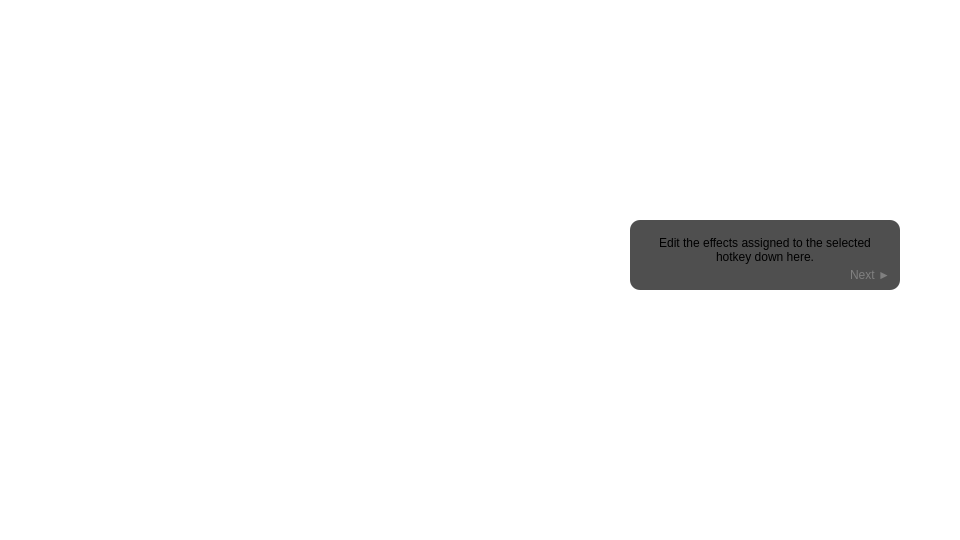
  <widget class="QGroupBox" name="slide_19">
   <property name="geometry">
    <rect>
     <x>960</x>
     <y>0</y>
     <width>960</width>
     <height>540</height>
    </rect>
   </property>
   <property name="styleSheet">
    <string notr="true">background: transparent;
border: 0px;</string>
   </property>
   <property name="title">
    <string/>
   </property>
   <widget class="QGroupBox" name="instruction_19">
    <property name="geometry">
     <rect>
      <x>630</x>
      <y>220</y>
      <width>270</width>
      <height>70</height>
     </rect>
    </property>
    <property name="styleSheet">
     <string notr="true">QGroupBox { background: #B0000000; border-radius: 10px; }</string>
    </property>
    <property name="title">
     <string/>
    </property>
    <widget class="QPushButton" name="next_19">
     <property name="geometry">
      <rect>
       <x>210</x>
       <y>45</y>
       <width>60</width>
       <height>20</height>
      </rect>
     </property>
     <property name="styleSheet">
      <string notr="true">QPushButton { color: #808080; }
QPushButton:hover { color: #C0C0C0; }</string>
     </property>
     <property name="text">
      <string>Next ►</string>
     </property>
    </widget>
    <widget class="QLabel" name="label_19">
     <property name="geometry">
      <rect>
       <x>10</x>
       <y>10</y>
       <width>250</width>
       <height>40</height>
      </rect>
     </property>
     <property name="text">
      <string>&lt;html&gt;&lt;head/&gt;&lt;body&gt;&lt;p&gt;Edit the effects assigned to the selected hotkey down here.&lt;/p&gt;&lt;/body&gt;&lt;/html&gt;</string>
     </property>
     <property name="alignment">
      <set>Qt::AlignCenter</set>
     </property>
     <property name="wordWrap">
      <bool>true</bool>
     </property>
    </widget>
    <zorder>label_19</zorder>
    <zorder>next_19</zorder>
   </widget>
  </widget>
